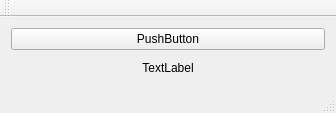
<?xml version="1.0" encoding="UTF-8"?>
<ui version="4.0">
 <class>MainWindow</class>
 <widget class="QMainWindow" name="MainWindow">
  <property name="geometry">
   <rect>
    <x>0</x>
    <y>0</y>
    <width>336</width>
    <height>113</height>
   </rect>
  </property>
  <property name="windowTitle">
   <string>MainWindow</string>
  </property>
  <widget class="QWidget" name="centralWidget">
   <layout class="QVBoxLayout" name="verticalLayout">
    <item>
     <widget class="QPushButton" name="pushButton">
      <property name="text">
       <string>PushButton</string>
      </property>
     </widget>
    </item>
    <item>
     <widget class="QLabel" name="label">
      <property name="text">
       <string>TextLabel</string>
      </property>
      <property name="alignment">
       <set>Qt::AlignCenter</set>
      </property>
     </widget>
    </item>
   </layout>
  </widget>
  <widget class="QMenuBar" name="menuBar">
   <property name="geometry">
    <rect>
     <x>0</x>
     <y>0</y>
     <width>336</width>
     <height>21</height>
    </rect>
   </property>
  </widget>
  <widget class="QToolBar" name="mainToolBar">
   <attribute name="toolBarArea">
    <enum>TopToolBarArea</enum>
   </attribute>
   <attribute name="toolBarBreak">
    <bool>false</bool>
   </attribute>
  </widget>
  <widget class="QStatusBar" name="statusBar"/>
 </widget>
 <layoutdefault spacing="6" margin="11"/>
 <resources/>
 <connections/>
</ui>
